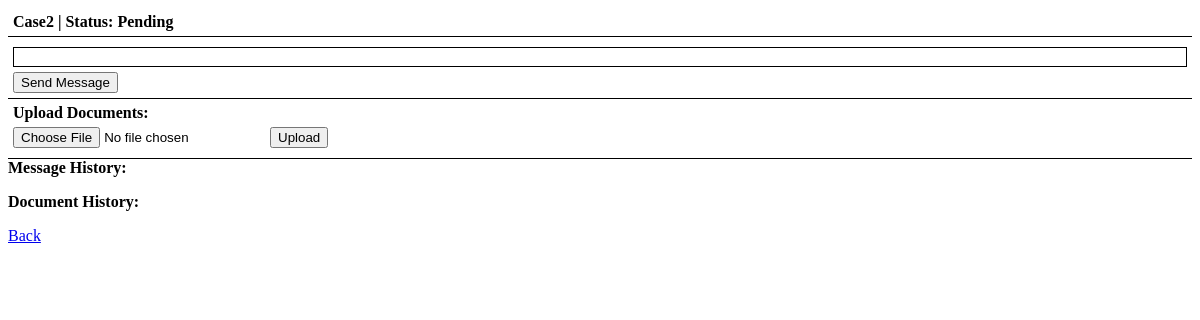
The page /case/2 (signed in) on the database as committed earlier.
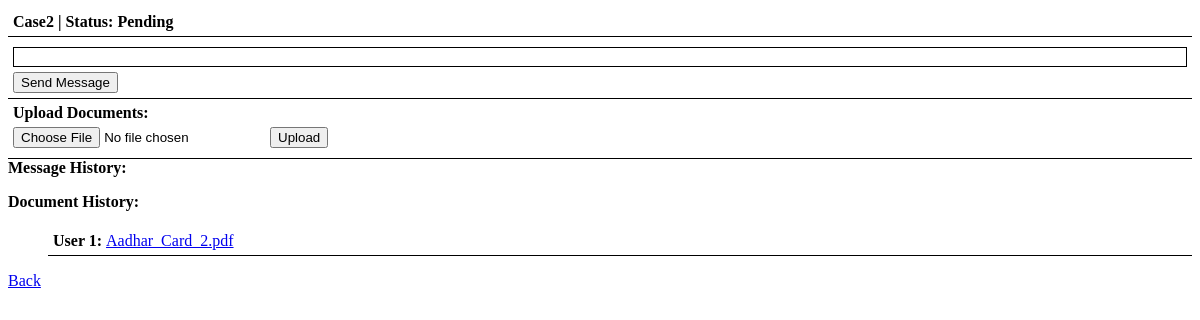
The same page on the database as committed later.
### application/models.py (models this page shows)
class Cases(db.Model):
    __tablename__ = 'Cases'
    id = db.Column(db.Integer,autoincrement = True,primary_key = True)
    Comment = db.Column(db.String, nullable = False)
    Status = db.Column(db.String, nullable = False)
    User_id = db.Column(db.Integer,db.ForeignKey('User.id'), nullable = False)
    Verifier_id = db.Column(db.Integer, nullable = False)

class Documents(db.Model):
    __tablename__ = 'Documents'
    id=db.Column(db.Integer,autoincrement=True,primary_key = True)
    Filename = db.Column(db.String, nullable = False)
    Case_id = db.Column(db.Integer, nullable = False)
    Uploader_id = db.Column(db.Integer, nullable = False)

### application/controllers.py (the view)
@app.route('/case/<int:case_id>',methods = ["GET","POST"])
@login_required
def case(case_id):
    case = Cases.query.get(case_id)
    verifier = User.query.get(case.Verifier_id)
    if(current_user.id not in [case.User_id, case.Verifier_id, verifier.Verifier_id]):
        return redirect('/')
    messages = Messages.query.filter(Messages.Case_id == case_id).all()
    documents = Documents.query.filter(Documents.Case_id == case_id).all()
    return render_template('case.html',case = case,messages = messages,documents = documents)

### application/controllers.py (called while the page is built)
@login_manager.user_loader
def load_user(user_id):
    return User.query.get(user_id)

### templates/case.html (shortened to what this page needs)
<!DOCTYPE html>
<html lang="en">
<head>
</head>
<body>
    <div style="padding: 5px; border-bottom: solid 1px;">
        <b>{{case.Comment}} | Status: {{case.Status}}</b>
    </div>
    <div style="margin-top: 5px;">
        {% if current_user.Role=='supervisor' %}
        <div style="margin-bottom: 10px;">
            User: {{case.User_id}} | Verifier: {{case.Verifier_id}}
        </div>
        <div style="padding:5px; border-bottom: solid 1px">
            <div id="Message" contenteditable style="border: solid 1px; margin-bottom: 5px;"></div>
            <button onclick="send_message()">Send Message</button>
        </div>
        {% else %}
        <div style="padding:5px; border-bottom: solid 1px">
            <div id="Message" contenteditable style="border: solid 1px; margin-bottom: 5px;"></div>
            <button onclick="send_message()">Send Message</button>
        </div>
        <div style="padding:5px;padding-bottom: 10px; border-bottom: solid 1px;">
            <b>Upload Documents:</b> <br>
            <form method=post action="/upload_file/{{case.id}}" enctype=multipart/form-data style="margin-top: 5px;">
                <input type=file name=file required>
                <input type=submit value=Upload>
            </form>
        </div>
        {% endif %}
        <div id="Message History">
            <b>Message History:</b>
        </div>
        <div id="Document History">
            <b>Document History:</b>
            <ul>
                {% for document in documents %}
                <li style="border-bottom: solid 1px; padding: 5px">
                    <b>User {{document.Uploader_id}}: </b>
                    <a href="/download_file/{{document.id}}">{{document.Filename}}</a>
                </li>
                {% endfor %}
            </ul>
        </div>
        <a href="/">Back</a>
    </div>
</body>
</html>

### templates/case.html (style rules this page uses)
ul { list-style-type: none; }

Rows that differ between the two databases and show on the page:
added Documents: Uploader_id "1", Filename "Aadhar_Card_2.pdf"
